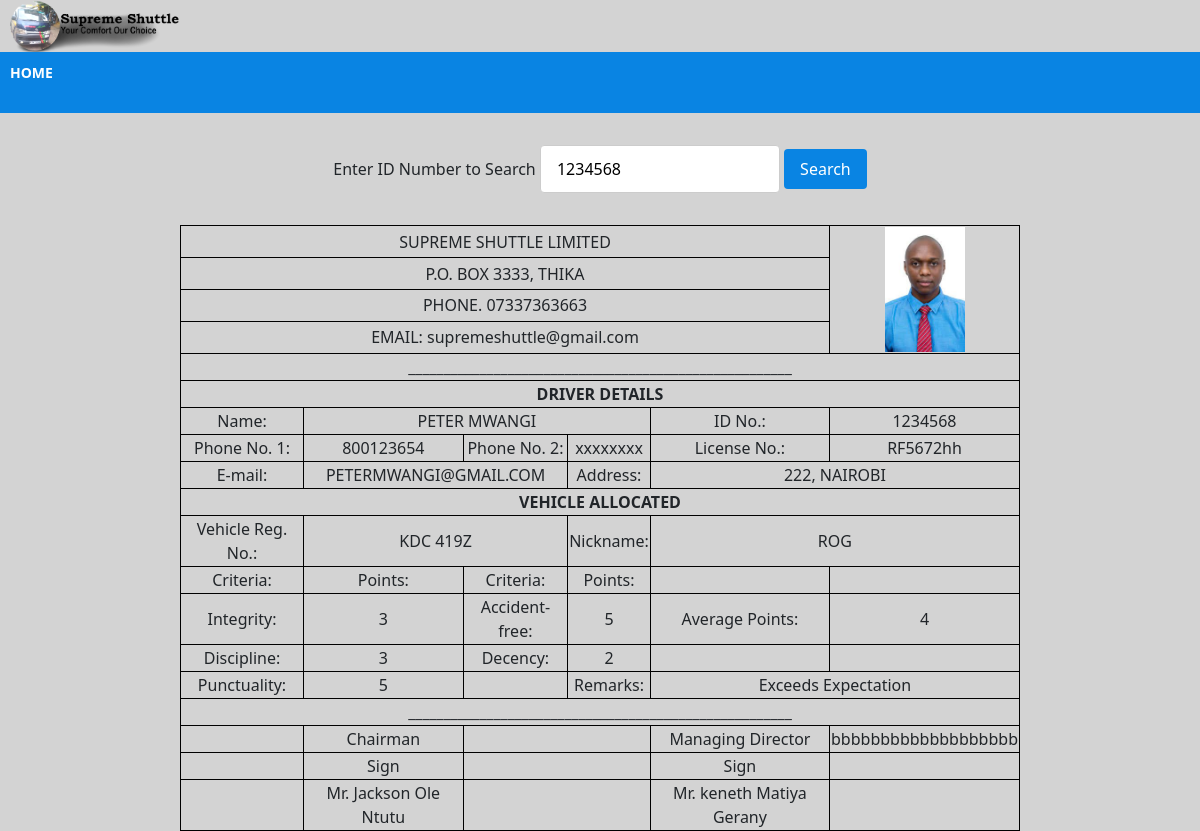
The page /appraisal_report.php?id_number=1234568 on the database its author committed.
### tables this page shows
CREATE TABLE `drivers` (
  `id` int(10) NOT NULL,
  `names` varchar(100) NOT NULL,
  `id_number` int(100) NOT NULL,
  `license_number` varchar(100) NOT NULL,
  `email` varchar(100) NOT NULL,
  `phone` int(100) NOT NULL,
  `phone2` int(100) NOT NULL,
  `address` varchar(100) NOT NULL,
  `vehicle_assigned` varchar(100) NOT NULL,
  `route` varchar(100) NOT NULL,
  `passport_photo` varchar(100) NOT NULL
);

CREATE TABLE `vehicles` (
  `id` int(10) NOT NULL,
  `registration_number` varchar(11) NOT NULL,
  `engine_number` varchar(100) NOT NULL,
  `make` varchar(100) NOT NULL,
  `model` varchar(100) NOT NULL,
  `colour` varchar(100) NOT NULL,
  `year_of_manufacture` int(100) NOT NULL,
  `nickname` varchar(100) NOT NULL,
  `vehicle_photo` varchar(100) NOT NULL,
  `names` varchar(100) NOT NULL,
  `id_number` int(100) NOT NULL
);

CREATE TABLE `appraisal` (
  `id` int(10) NOT NULL,
  `names` varchar(100) NOT NULL,
  `id_number` int(100) NOT NULL,
  `passport_photo` varchar(100) NOT NULL,
  `integrity` int(100) NOT NULL,
  `discpline` int(100) NOT NULL,
  `punctuality` int(100) NOT NULL,
  `accident_free` int(100) NOT NULL,
  `decent` int(100) NOT NULL,
  `points` int(100) NOT NULL,
  `remarks` varchar(100) NOT NULL
);

### appraisal_report.php (the view, shortened to what this page needs)
<!DOCTYPE html>
<html lang="en">
    <head>
        <link rel="stylesheet" href="style.css">
        <link href="https://cdn.jsdelivr.net/npm/bootstrap@5.2.3/dist/css/bootstrap.min.css" rel="stylesheet">
    </head >
<body>
    <div class="header">
        <a href="#.php"><img src="/images/supremeshuttlelogo.png"></a>
    </div>
        <div class="topnav" id="myTopnav">
                <a href="index.php"> HOME</a>
            </div>
        <div class="secnav">
            <a href="#.php"></a>
            <a href="#.php"> </a>
            <a href="#.php">  </a>
            <a href="#.php"> </a>
        </div>
        <br>
        <center>
        <div class="form">
            <form action="print_report.php" method="GET">
                <label>Enter ID Number to Search</label>
                <input type="text" style="width: 20%;" name= "id_number" value= "<?php if (isset($_GET['id_number'])) {echo $_GET['id_number'];}?>"></input>
                <input type="submit" name="insert_btn" value="Search">
            </form>
        </div>
        <br>
        <table>
            <?php
                include 'config.php';
                if(isset($_GET['id_number'])) {
                        $id_number = $_GET['id_number'];
                        $query = "SELECT appraisal.integrity, appraisal.discpline, appraisal.punctuality, appraisal.accident_free, appraisal.decent, appraisal.points,appraisal.remarks, drivers.names,
                        drivers.id_number, drivers.phone, drivers.email, drivers.address,drivers.vehicle_assigned,drivers.passport_photo,
                        vehicles.registration_number, vehicles.nickname
                        FROM drivers, vehicles, appraisal
                        WHERE drivers.id_number = '$id_number'
                        AND appraisal.id_number ='$id_number'
                        AND vehicles.id_number = '$id_number'
                        ";
                $query_run = mysqli_query($con,$query);
                if(mysqli_num_rows($query_run) > 0) {
                        foreach($query_run as $row) {
                                ?>
                                <tr>
                                    <td colspan="5"> SUPREME SHUTTLE LIMITED</td>
                                    <td rowspan="4"><img src="images/<?php echo $row['passport_photo'] ?>" width="80px"></td>
                                </tr>
                                <tr>
                                    <td colspan="5"> P.O. BOX 3333, THIKA</td>
                                </tr>
                                <tr>
                                    <td colspan="5"> PHONE. 07337363663</td>
                                </tr>
                                <tr>
                                    <td colspan="5">EMAIL: supremeshuttle@gmail.com</td>
                                </tr>
                                <tr>
                                    <td colspan="6"> ______________________________________________________</td>
                                </tr>
                                <tr>
                                    <td colspan="6" ><b> DRIVER DETAILS</b></td>
                                </tr>
                                <tr>
                                    <td >Name:</td>
                                    <td colspan="3"><?php echo $row['names'] ?> </td>
                                    <td >ID No.:</td>
                                    <td > <?php echo $row['id_number'] ?></td>
                                </tr>
                                <tr>
                                    <td >Phone No. 1:</td>
                                    <td > <?php echo $row['phone'] ?></td>
                                    <td >Phone No. 2: </td>
                                    <td >xxxxxxxx </td>
                                    <td >License No.: </td>
                                    <td >RF5672hh </td>
                                </tr>
                                <tr>
                                    <td >E-mail: </td>
                                    <td colspan="2"> <?php echo $row['email'] ?></td>
                                    <td>Address: </td>
                                    <td colspan="2"> <?php echo $row['address'] ?></td>
                                </tr>
                                <tr>
                                    <td colspan="6" ><b>VEHICLE ALLOCATED</b></td>
                                </tr>
                                <tr>
                                <tr>
                                    <td > Vehicle Reg. No.:</td>
                                    <td colspan="2"><?php echo $row['vehicle_assigned'] ?></td>
                                    <td >Nickname: </td>
                                    <td colspan="2"> <?php echo $row['nickname'] ?>  </td>
                                </tr>
                                <tr>
                                    <td > Criteria:</td>
                                    <td > Points:</td>
                                    <td >Criteria: </td>
                                    <td >Points: </td>
                                    <td > </td>
                                    <td ></td>
                                </tr>
                                <tr>
                                    <td >Integrity: </td>
                                    <td ><?php echo $row['integrity'] ?> </td>
                                    <td >Accident-free: </td>
                                    <td ><?php echo $row['accident_free'] ?>  </td>
                                    <td > Average Points:</td>
                                    <td > <?php echo $row['points'] ?></td>
                                </tr>
                                <tr>
                                    <td > Discipline:</td>
                                    <td > <?php echo $row['discpline'] ?> </td>
                                    <td >Decency: </td>
                                    <td > <?php echo $row['decent'] ?> </td>
                                    <td > </td>
                                    <td > </td>
                                </tr>
                                <tr>
                                    <td > Punctuality:</td>
                                    <td > <?php echo $row['punctuality'] ?> </td>
                                    <td > </td>
                                    <td >Remarks: </td>
                                    <td colspan="2"><?php echo $row['remarks'] ?> </td>
                                </tr>
                                <tr>
                                    <td colspan="6"> ______________________________________________________</td>
                                </tr>
                                <tr>
                                    <td > </td>
                                    <td > Chairman</td>
                                    <td colspan="2"> </td>
                                    <td >Managing Director </td>
                                    <td > bbbbbbbbbbbbbbbbbbb</td>
                                </tr>
                                <tr>
                                    <td > </td>
                                    <td > Sign</td>
                                    <td colspan="2"> </td>
                                    <td > Sign </td>
                                    <td > </td>
                                </tr>
                                <tr>
                                    <td > </td>
                                    <td > Mr. Jackson Ole Ntutu</td>
                                    <td colspan="2"> </td>
                                    <td >Mr. keneth Matiya Gerany  </td>
                                    <td > </td>
                                </tr>
                            </tr>
                            <?php
                        }
                    }
                    else {
                        ?>
                        <script type="text/javascript">
                            alert("No record found!!!");
                        </script>
                        <?php
                    }
                    }
                    ?>
        </table>
        </center>
    </body>
</html>

### style.css (style rules this page uses)
* { box-sizing: border-box; }
body { background-color:lightgrey; margin:0; padding: 0; }
.header img { padding: 0px 0px; display:inline-block; padding-left: 10px; margin-left: auto; margin-right: auto; width: 15%; }
.topnav { overflow:hidden; background-color:#0984e3; position:static; top: 0px; width: 100%; }
.topnav a { float: left; display: block; color: white; text-align: center; padding: 10px 10px; text-decoration: none; font-size: 14px; font-weight:bolder; }
.secnav { overflow:hidden; background-color:#0984e3; position:static; top: 0px; width: 100%; }
.secnav a { float: left; display: block; color: white; text-align: center; padding: 10px 12px; text-decoration:underline; font-size: 14px; font-weight:bold; }
img { display: block; margin-left: auto; margin-right: auto; }
body { background-color:lightgrey; }
.form input[type=text], input[type=email], input[type=password],input[type=date],input[type=number],select { width: 40%; padding: 11px 16px; margin: 8px 0; display: inline-block; border: 1px solid #ccc; border-radius: 4px; box-sizing: border-box; }
.form input[type=submit] { width:fit-content; background-color: #0984e3; color: white; padding: 8px 16px; margin: 8px 0; border: none; border-radius: 4px; cursor: pointer; }
.table td, tr { border: solid #192a56 1px; padding: 5px; }

### appraisal_report.php (style rules this page uses)
body { background-color:lightgrey; }
table { width: 70%; text-align: center; }
table tr td { border: solid black 1px; }

### rows shown on the page
drivers: passport_photo (picture), names "PETER MWANGI", id_number "1234568", phone "800123654", email "PETERMWANGI@GMAIL.COM", address "222, NAIROBI", vehicle_assigned "KDC 419Z", vehicles.nickname "ROG", appraisal.integrity "3", appraisal.accident_free "5", appraisal.points "4", appraisal.discpline "3", appraisal.decent "2", appraisal.punctuality "5", appraisal.remarks "Exceeds Expectation"
